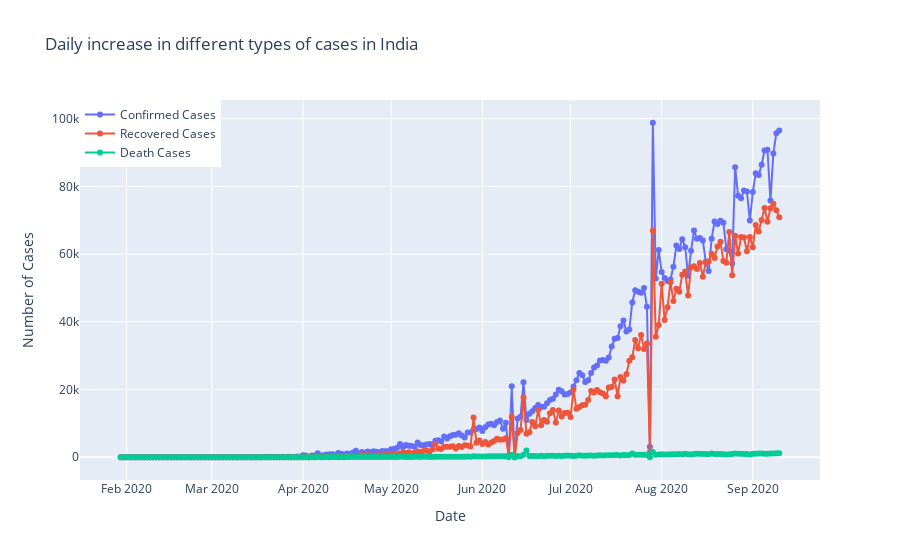

Notebook cell for this chart:
### Code cell
fig=go.Figure()
fig.add_trace(go.Scatter(x=india_datewise.index, y=india_datewise["Confirmed"].diff().fillna(0),
                    mode='lines+markers',
                    name='Confirmed Cases'))
fig.add_trace(go.Scatter(x=india_datewise.index, y=india_datewise["Recovered"].diff().fillna(0),
                    mode='lines+markers',
                    name='Recovered Cases'))
fig.add_trace(go.Scatter(x=india_datewise.index, y=india_datewise["Deaths"].diff().fillna(0),
                    mode='lines+markers',
                    name='Death Cases'))
fig.update_layout(title="Daily increase in different types of cases in India",
                 xaxis_title="Date",yaxis_title="Number of Cases",legend=dict(x=0,y=1,traceorder="normal"))
fig.show()

### Figure 1 — Plotly figure (JSON) as saved in the notebook; plotly's stock layout.template omitted (floating-point values rounded to 4 significant figures; data arrays with more than 128 entries replaced by an {"elided": "..."} marker saying what was removed)
{"data": [{"mode": "lines+markers", "name": "Confirmed Cases", "type": "scatter", "x": {"elided": "225 str values"}, "y": {"elided": "225 int values"}}, {"mode": "lines+markers", "name": "Recovered Cases", "type": "scatter", "x": {"elided": "225 str values"}, "y": {"elided": "225 int values"}}, {"mode": "lines+markers", "name": "Death Cases", "type": "scatter", "x": {"elided": "225 str values"}, "y": {"elided": "225 int values"}}], "layout": {"legend": {"traceorder": "normal", "x": 0, "y": 1}, "title": {"text": "Daily increase in different types of cases in India"}, "xaxis": {"title": {"text": "Date"}}, "yaxis": {"title": {"text": "Number of Cases"}}}}
